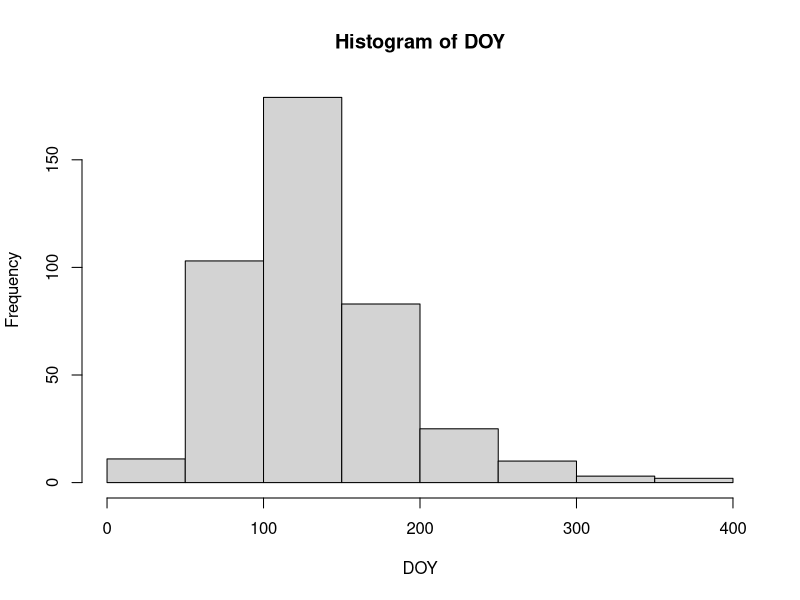
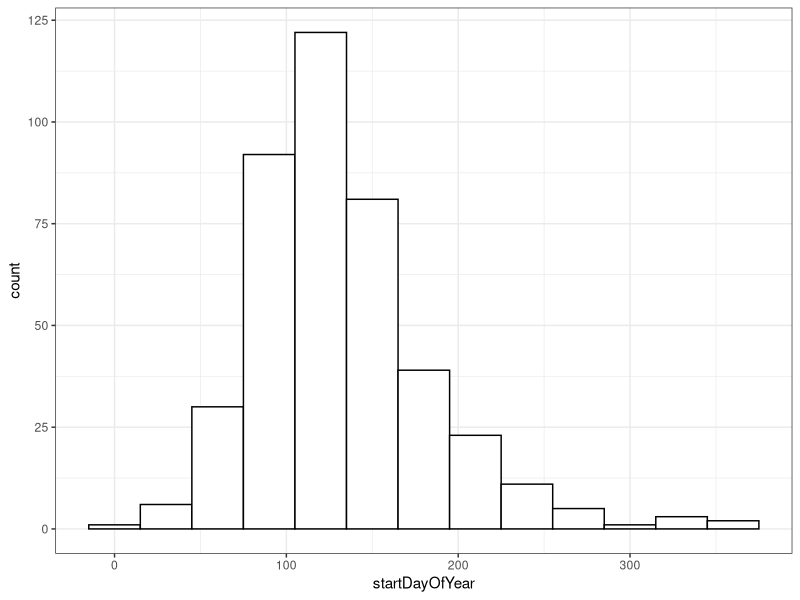
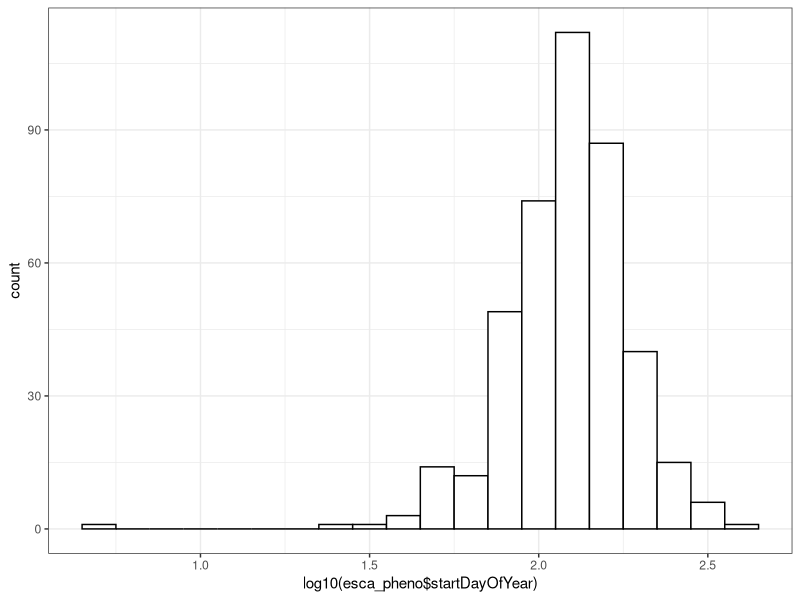
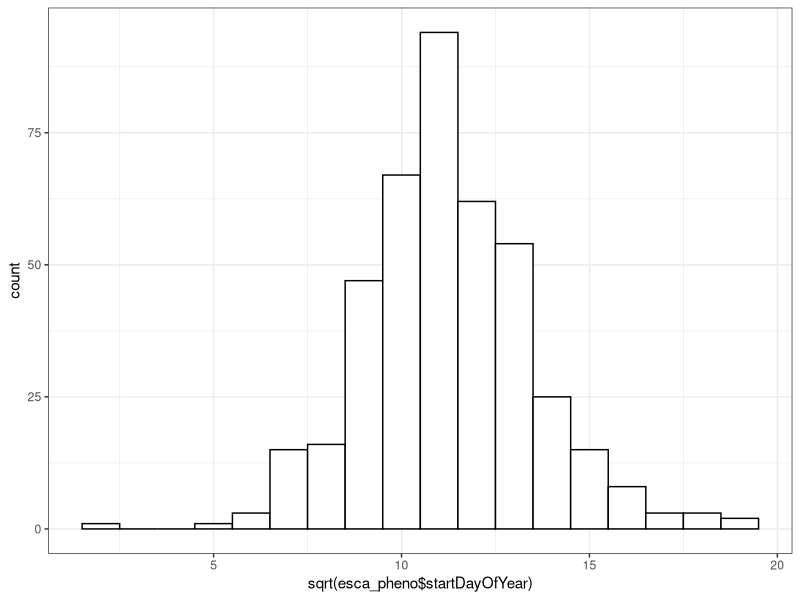
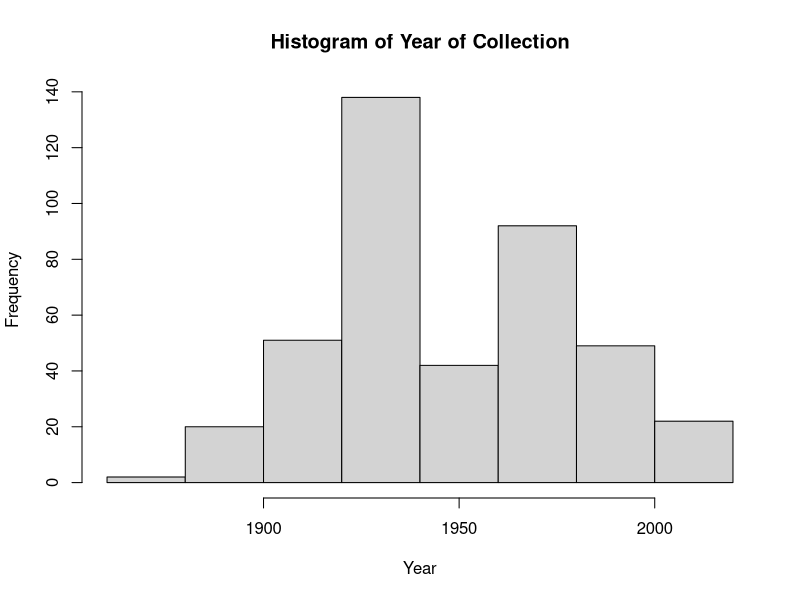

Source code (R) for these figures, in order:
## ---- chunk 1
library(tidyverse)
## ---- chunk 2
esca_raw <- read_csv("SymbOutput_2020-01-22_105037_DwC-A/occurrences.csv", col_types = cols(
  id = col_double(),
  institutionCode = col_character(),
  collectionCode = col_character(),
  ownerInstitutionCode = col_character(),
  basisOfRecord = col_character(),
  occurrenceID = col_character(),
  catalogNumber = col_character(),
  otherCatalogNumbers = col_character(),
  kingdom = col_character(),
  phylum = col_character(),
  class = col_character(),
  order = col_character(),
  family = col_character(),
  scientificName = col_character(),
  taxonID = col_double(),
  scientificNameAuthorship = col_character(),
  genus = col_character(),
  specificEpithet = col_character(),
  taxonRank = col_character(),
  infraspecificEpithet = col_character(),
  recordedBy = col_character(),
  associatedCollectors = col_character(),
  eventDate = col_character(),
  year = col_double(),
  month = col_double(),
  day = col_double(),
  startDayOfYear = col_double(),
  endDayOfYear = col_double(),
  verbatimEventDate = col_character(),
  occurrenceRemarks = col_character(),
  habitat = col_character(),
  substrate = col_character(),
  verbatimAttributes = col_character(),
  fieldNumber = col_character(),
  informationWithheld = col_character(),
  dataGeneralizations = col_character(),
  dynamicProperties = col_character(),
  associatedTaxa = col_character(),
  reproductiveCondition = col_character(),
  establishmentMeans = col_character(),
  cultivationStatus = col_character(),
  lifeStage = col_character(),
  sex = col_character(),
  individualCount = col_double(),
  preparations = col_character(),
  country = col_character(),
  stateProvince = col_character(),
  county = col_character(),
  municipality = col_character(),
  locality = col_character(),
  locationRemarks = col_character(),
  localitySecurity = col_double(),
  localitySecurityReason = col_character(),
  decimalLatitude = col_double(),
  decimalLongitude = col_double(),
  geodeticDatum = col_character(),
  coordinateUncertaintyInMeters = col_double(),
  verbatimCoordinates = col_character(),
  georeferencedBy = col_character(),
  georeferenceProtocol = col_character(),
  georeferenceSources = col_character(),
  georeferenceVerificationStatus = col_character(),
  georeferenceRemarks = col_character(),
  minimumElevationInMeters = col_double(),
  maximumElevationInMeters = col_double(),
  minimumDepthInMeters = col_double(),
  maximumDepthInMeters = col_double(),
  verbatimDepth = col_character(),
  verbatimElevation = col_character(),
  disposition = col_character(),
  language = col_character(),
  recordEnteredBy = col_character(),
  modified = col_character(),
  sourcePrimaryKey_dbpk = col_character(),
  collId = col_double(),
  recordId = col_character(),
  references = col_character()
))
View(esca_raw)
## ---- chunk 3
#get those records that have a specified day of year (DOY) of collection
esca_occurances <- esca_raw %>% 
  filter(!is.na(startDayOfYear)) %>% #remove records with NA values for DOY
  filter(is.na(endDayOfYear)) %>% #only include those records that have NA for the end DOY
  filter(!is.na(decimalLatitude) & !is.na(decimalLongitude)) %>% #remove records that do not have a specific latitude and longitude
  filter(coordinateUncertaintyInMeters < 4000) %>%
  filter(country == "United States")

## ---- chunk 4
esca_pheno <- esca_occurances %>% filter(!is.na(reproductiveCondition)) 
## ---- chunk 5
#histogram for DOY using base graphics code
graphics::hist(esca_pheno$startDayOfYear, main = "Histogram of DOY", xlab = "DOY")

#histogram using ggplot2
ggplot(data = esca_pheno, aes(x = startDayOfYear)) + geom_histogram(binwidth = 30, color ="black", fill = "white") + 
  theme_bw()

#you can also look at histograms of transformations (log and square root shown here)
ggplot(data = esca_pheno, aes(x = log10(esca_pheno$startDayOfYear))) + geom_histogram(binwidth = 0.1, color = "black", fill = "white") + theme_bw()

ggplot(data = esca_pheno, aes(x = sqrt(esca_pheno$startDayOfYear))) + geom_histogram(binwidth = 1, color = "black", fill = "white") + theme_bw()
## ---- chunk 6
graphics::hist(esca_pheno$year, main = "Histogram of Year of Collection", xlab = "Year")
## ---- chunk 7
write_csv(esca_pheno, "esca_pheno.csv")
